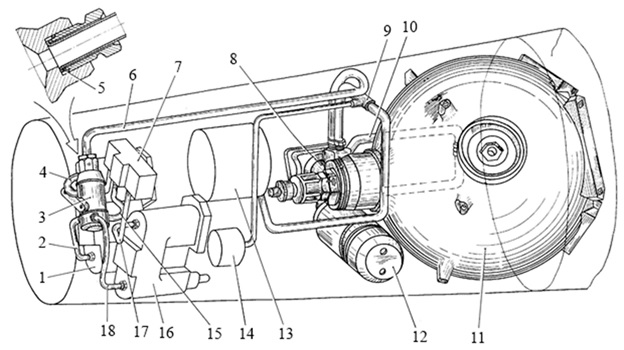
#> input picture lab2/test.jpg, 624 x 350 px, found by its file name
$ python kod1.py
#> lines starting #> are read from the running program, lines starting #| are printed output that depends on the picture
import cv2
import numpy


def nothing(x):
    pass

pathBird = "./lab2/2-0.jpg"
pathBird = "./lab2/test.jpg"
pathHuman = "./lab2/2-1.jpg"
pathZebra = "./lab2/2-2.jpg"
pathText = "./lab2/2-3.PNG"
pathMount = "./lab2/2-4.png"
my_img = ["Bird", "Human", "Zebra", "Text", "Mount", "Camera"]

winNameHand = "Hand"
winNameAdaptive = "Adaptive"
winNameAuto = "Auto"
winName = "Test Window"

cv2.namedWindow(winName, cv2.WINDOW_GUI_NORMAL)

imgBird = cv2.resize(cv2.imread(
    pathBird, flags=cv2.IMREAD_GRAYSCALE), (1920, 1080))
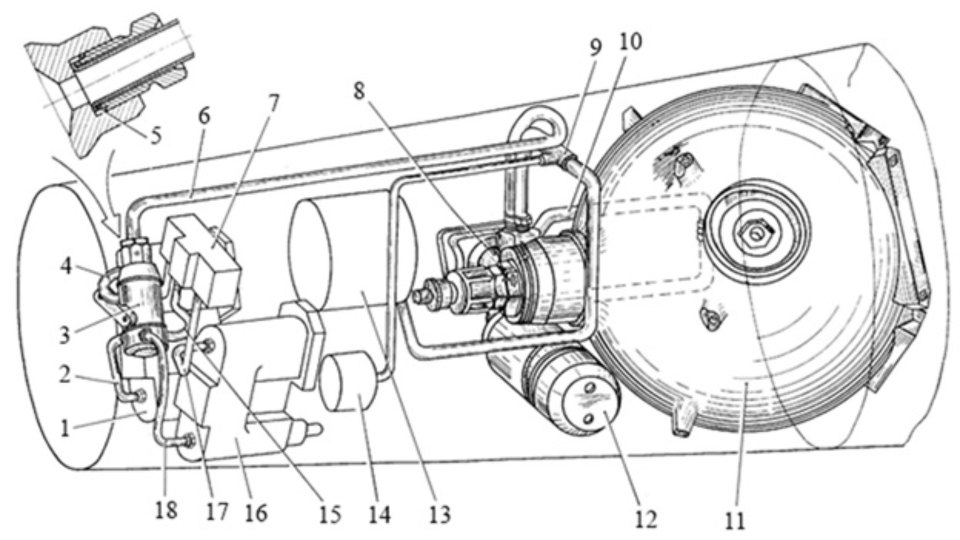
#> imgBird: shape (1080, 1920) (shown at 1/2 size); min 0, max 255, mean 231.7
imgHuman = cv2.resize(cv2.imread(
    pathHuman, flags=cv2.IMREAD_GRAYSCALE), (1920, 1080))
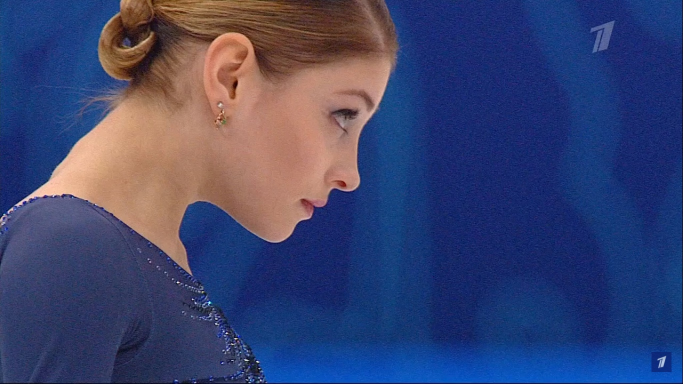
#> input picture lab2/2-1.jpg, 1366 x 768 px, found by its file name (shown at 1/2 size)
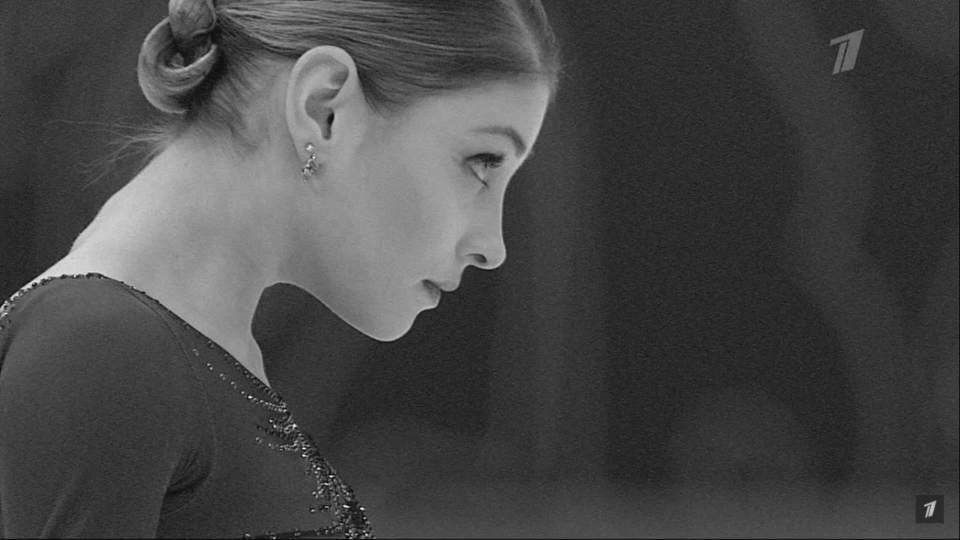
#> imgHuman: shape (1080, 1920) (shown at 1/2 size); min 0, max 250, mean 70.4
#> (the run stopped early here; a loop or call above may not have finished)
